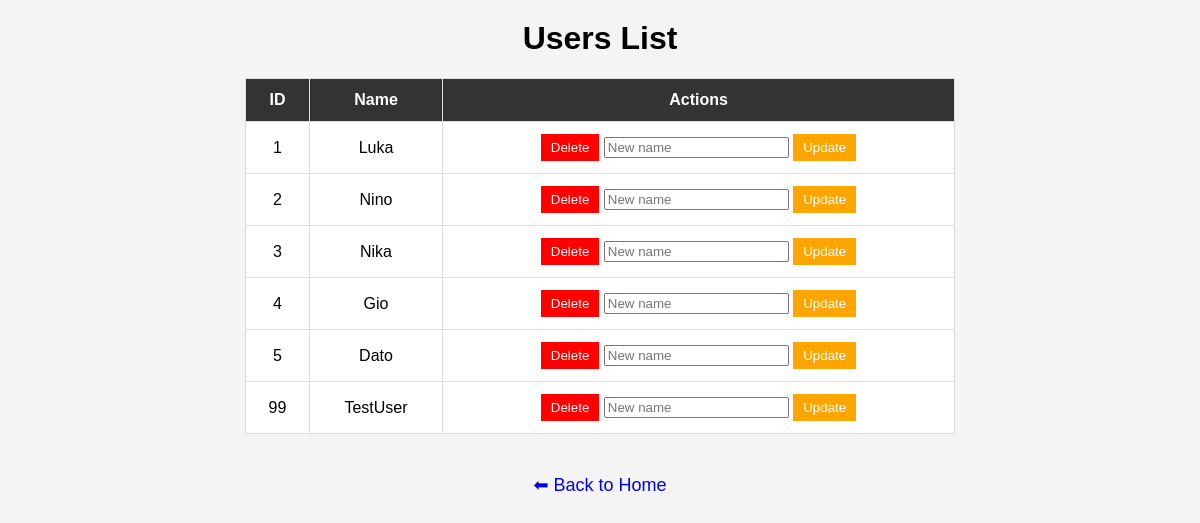
Page /show_users on the earlier database version.
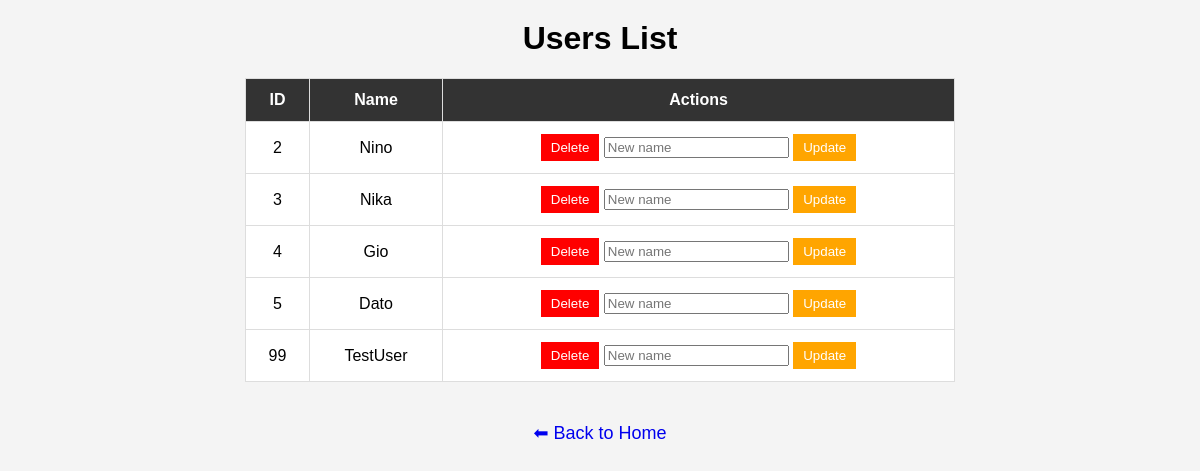
Same page on the later database version.
### tables this page shows
CREATE TABLE users (
    id INTEGER,
    name TEXT
);

### app.py (the view)
@app.route("/show_users")
def show_user():
    users = show_users()
    return render_template("users.html", users=users)

### main.py (called while the page is built)
def show_users():
    cursor.execute("SELECT * FROM users")
    return cursor.fetchall()

### templates/users.html (shortened to what this page needs)
<!DOCTYPE html>
<html>
<head>
</head>
<body>
<h1>Users List</h1>
<table>
    <tr>
        <th>ID</th>
        <th>Name</th>
        <th>Actions</th>
    </tr>
    {% for user in users %}
    <tr>
        <td>{{ user[0] }}</td>
        <td>{{ user[1] }}</td>
        <td>
            <form action="/delete_user" method="post" style="display:inline;">
                <button class="btn delete">Delete</button>
            </form>
            <form action="/update_user" method="post" style="display:inline;">
                <input type="text" name="name" placeholder="New name">
                <button class="btn update">Update</button>
            </form>
        </td>
    </tr>
    {% endfor %}
</table>
<a href="/">⬅ Back to Home</a>
</body>
</html>

### templates/users.html (style rules this page uses)
body { font-family: Arial; background-color: #f4f4f4; text-align: center; }
h1 { margin-top: 20px; }
table { margin: 20px auto; border-collapse: collapse; width: 60%; background: white; }
th, td { padding: 12px; border: 1px solid #ddd; }
th { background-color: #333; color: white; }
.btn { padding: 6px 10px; border: none; cursor: pointer; color: white; }
.delete { background-color: red; }
.update { background-color: orange; }
a { display: inline-block; margin-top: 20px; text-decoration: none; font-size: 18px; }

Differences in the rows shown:
removed users: id "1", name "Luka"
